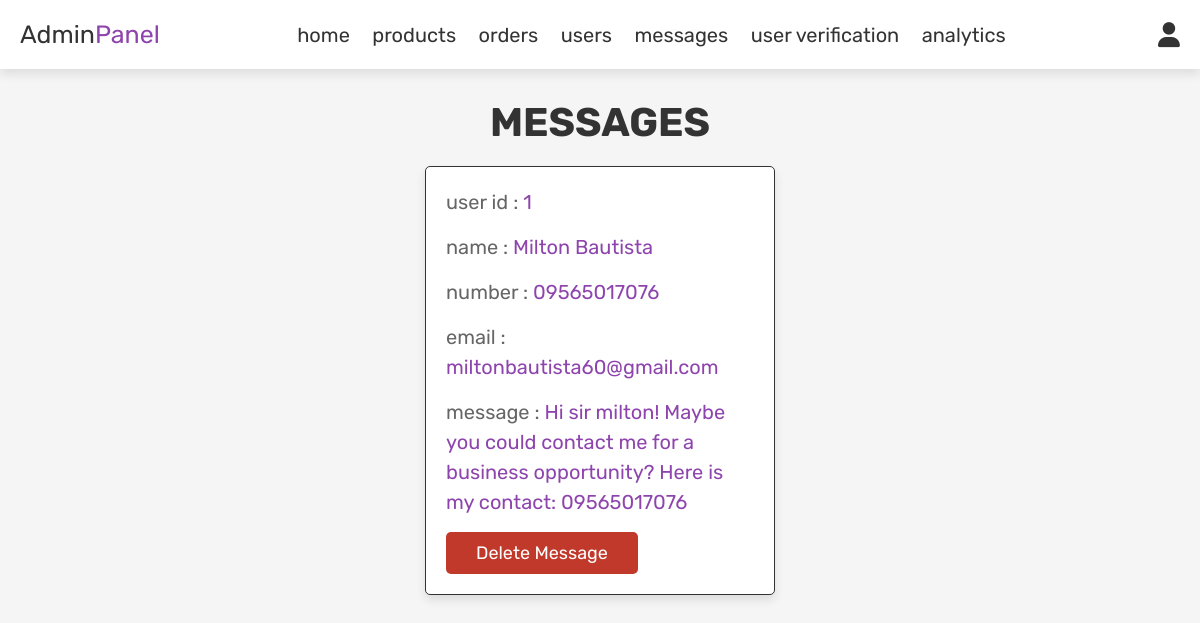
Page /admin_contacts.php (signed in) on the committed database.
### tables this page shows
CREATE TABLE `message` (
  `id` int(100) NOT NULL,
  `user_id` int(100) NOT NULL,
  `name` varchar(100) NOT NULL,
  `email` varchar(100) NOT NULL,
  `number` varchar(12) NOT NULL,
  `message` varchar(500) NOT NULL
);

### admin_contacts.php (the view, shortened to what this page needs)
<?php
include 'config.php';
?>
<!DOCTYPE html>
<html lang="en">
<head>
   <link rel="stylesheet" href="https://cdnjs.cloudflare.com/ajax/libs/font-awesome/6.0.0/css/all.min.css">
   <link rel="stylesheet" href="css/admin-section/admin_style.css">
</head>
<body>
<?php include 'admin_header.php'; ?>
<section class="messages">
   <h1 class="title"> messages </h1>
   <div class="box-container">
   <?php
      $select_message = mysqli_query($conn, "SELECT * FROM `message`") or die('query failed');
      if(mysqli_num_rows($select_message) > 0){
         while($fetch_message = mysqli_fetch_assoc($select_message)){
   ?>
   <div class="box">
      <p> user id : <span><?php echo $fetch_message['user_id']; ?></span> </p>
      <p> name : <span><?php echo $fetch_message['name']; ?></span> </p>
      <p> number : <span><?php echo $fetch_message['number']; ?></span> </p>
      <p> email : <span><?php echo $fetch_message['email']; ?></span> </p>
      <p> message : <span><?php echo $fetch_message['message']; ?></span> </p>
      <a href="admin_contacts.php?delete=<?php echo $fetch_message['id']; ?>" onclick="return confirm('delete this message?');" class="delete-btn">delete message</a>
   </div>
   <?php
      };
   }else{
      echo '<p class="empty">you have no messages!</p>';
   }
   ?>
   </div>
</section>
</body>
</html>

### css/admin-section/admin_style.css (style rules this page uses)
:root { --purple:#8e44ad; --red:#c0392b; --orange:#f39c12; --black:#333; --white:#fff; --light-color:#666; --light-white:#ccc; --light-bg:#f5f5f5; --border:.1rem solid var(--black); --box-shadow:0 .5rem 1rem rgba(0,0,0,.1); }
* { font-family: 'Rubik', sans-serif; margin:0; padding:0; box-sizing: border-box; outline: none; border:none; text-decoration: none; transition:all .2s linear; }
html { font-size: 62.5%; overflow-x: hidden; }
body { background-color: var(--light-bg); }
section { padding:3rem 2rem; }
.title { text-align: center; margin-bottom: 2rem; text-transform: uppercase; color:var(--black); font-size: 4rem; }
.btn, .option-btn, .delete-btn, .white-btn { display: inline-block; margin-top: 1rem; padding:1rem 3rem; cursor: pointer; color:var(--white); font-size: 1.8rem; border-radius: .5rem; text-transform: capitalize; }
.delete-btn { background-color: var(--red); }
.messages .box-container { display: grid; grid-template-columns: repeat(auto-fit, 35rem); justify-content: center; gap:1.5rem; max-width: 1200px; margin:0 auto; align-items: flex-start; }
.messages .box-container .box { background-color: var(--white); padding:2rem; border:var(--border); box-shadow: var(--box-shadow); border-radius: .5rem; }
.messages .box-container .box p { padding-bottom: 1.5rem; font-size: 2rem; color:var(--light-color); line-height: 1.5; }
.messages .box-container .box p span { color:var(--purple); }
.messages .box-container .box .delete-btn { margin-top: 0; }

### rows in the picture
message: user "1", name "Milton Bautista", number "09565017076", email "miltonbautista60@gmail.com", message "Hi sir milton! Maybe you could contact me for a business opportunity? Here is my contact: 09565017076"
